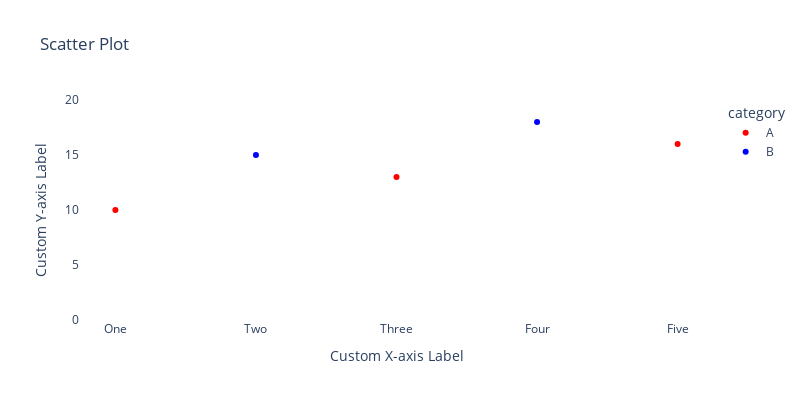

Notebook code for this chart:
### Code cell
fig = px.scatter(df, 
                 x='x', 
                 y='y', 
                 color='category', 
                 title='Scatter Plot',
                 labels={'x': 'Custom X-axis Label', 'y': 'Custom Y-axis Label'},
                 color_discrete_map={'A': 'red', 'B': 'blue'})

fig.update_layout(
    xaxis=dict(tickvals=[1, 2, 3, 4, 5], 
               ticktext=['One', 'Two', 'Three', 'Four', 'Five']),
    yaxis=dict(range=[0, 20]),
    plot_bgcolor='rgba(0, 0, 0, 0)',
    height=400,
    width=800
)

fig.show()

### Figure 1 — Plotly figure (JSON) as saved in the notebook; plotly's stock layout.template omitted (floating-point values rounded to 4 significant figures)
{"data": [{"hovertemplate": "category=A<br>Custom X-axis Label=%{x}<br>Custom Y-axis Label=%{y}<extra></extra>", "legendgroup": "A", "marker": {"color": "red", "symbol": "circle"}, "mode": "markers", "name": "A", "orientation": "v", "showlegend": true, "type": "scatter", "x": [1, 3, 5], "xaxis": "x", "y": [10, 13, 16], "yaxis": "y"}, {"hovertemplate": "category=B<br>Custom X-axis Label=%{x}<br>Custom Y-axis Label=%{y}<extra></extra>", "legendgroup": "B", "marker": {"color": "blue", "symbol": "circle"}, "mode": "markers", "name": "B", "orientation": "v", "showlegend": true, "type": "scatter", "x": [2, 4], "xaxis": "x", "y": [15, 18], "yaxis": "y"}], "layout": {"height": 400, "legend": {"title": {"text": "category"}, "tracegroupgap": 0}, "plot_bgcolor": "rgba(0, 0, 0, 0)", "title": {"text": "Scatter Plot"}, "width": 800, "xaxis": {"anchor": "y", "domain": [0, 1], "ticktext": ["One", "Two", "Three", "Four", "Five"], "tickvals": [1, 2, 3, 4, 5], "title": {"text": "Custom X-axis Label"}}, "yaxis": {"anchor": "x", "domain": [0, 1], "range": [0, 20], "title": {"text": "Custom Y-axis Label"}}}}
